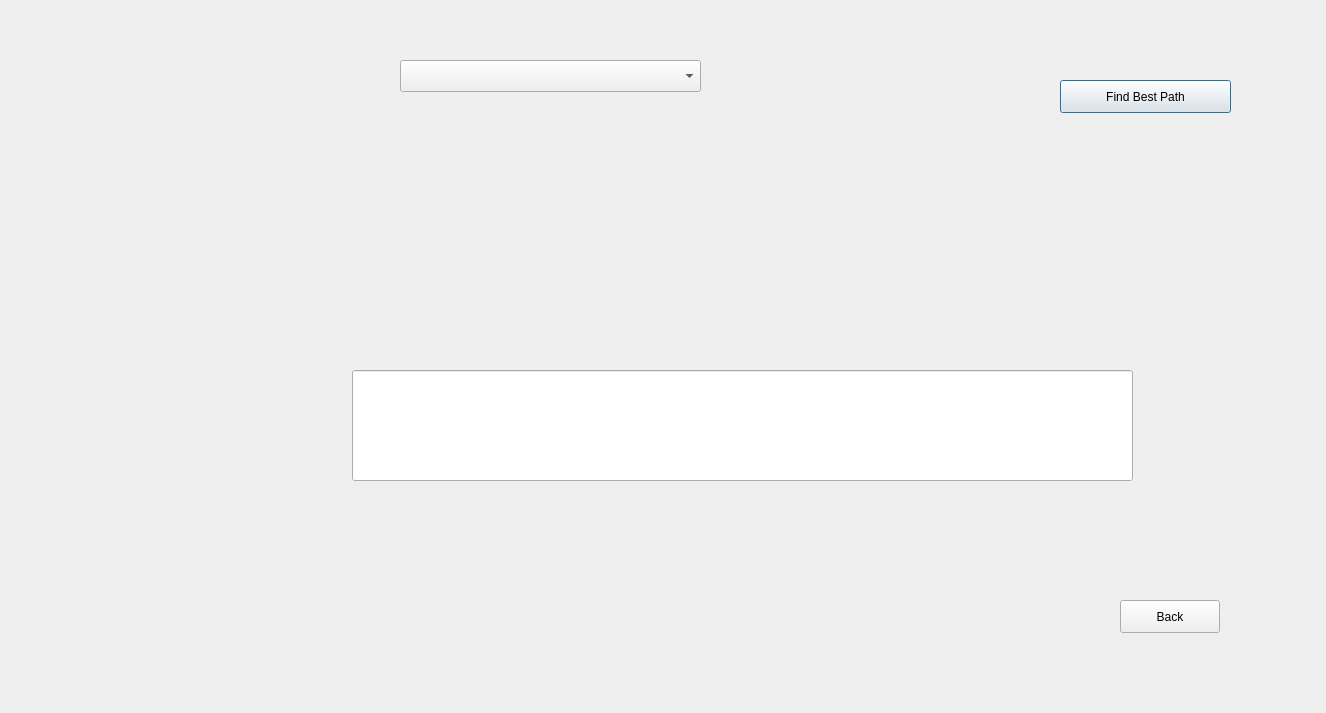
<?xml version="1.0" encoding="UTF-8"?>
<ui version="4.0">
 <class>CityExplorer</class>
 <widget class="QDialog" name="CityExplorer">
  <property name="geometry">
   <rect>
    <x>0</x>
    <y>0</y>
    <width>1326</width>
    <height>713</height>
   </rect>
  </property>
  <property name="windowTitle">
   <string>Dialog</string>
  </property>
  <widget class="QPushButton" name="findpathbtn">
   <property name="geometry">
    <rect>
     <x>1060</x>
     <y>80</y>
     <width>171</width>
     <height>33</height>
    </rect>
   </property>
   <property name="text">
    <string>Find Best Path</string>
   </property>
  </widget>
  <widget class="QPushButton" name="backBtn">
   <property name="geometry">
    <rect>
     <x>1120</x>
     <y>600</y>
     <width>100</width>
     <height>33</height>
    </rect>
   </property>
   <property name="text">
    <string>Back</string>
   </property>
  </widget>
  <widget class="QComboBox" name="comboBox">
   <property name="geometry">
    <rect>
     <x>400</x>
     <y>60</y>
     <width>301</width>
     <height>32</height>
    </rect>
   </property>
  </widget>
  <widget class="QLineEdit" name="lineEdit">
   <property name="geometry">
    <rect>
     <x>352</x>
     <y>370</y>
     <width>781</width>
     <height>111</height>
    </rect>
   </property>
  </widget>
 </widget>
 <tabstops>
  <tabstop>comboBox</tabstop>
  <tabstop>findpathbtn</tabstop>
  <tabstop>lineEdit</tabstop>
  <tabstop>backBtn</tabstop>
 </tabstops>
 <resources/>
 <connections/>
</ui>
